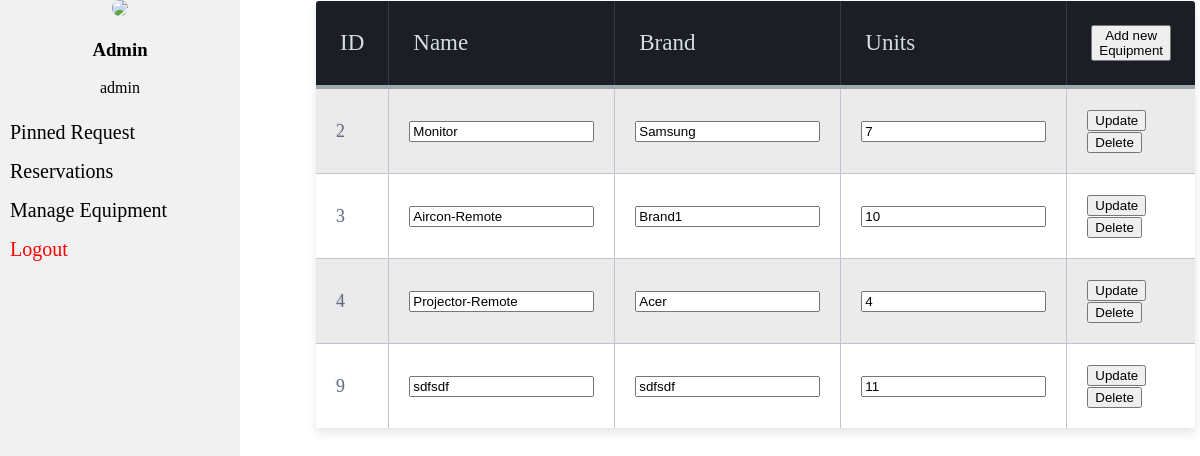
Screenshot of /admin.php?open=manage (signed in) with the database file from the repository.
### tables this page shows
CREATE TABLE `equipment` (
  `unit_id` int(11) NOT NULL,
  `unit_name` varchar(30) NOT NULL,
  `unit_brand` varchar(30) NOT NULL,
  `unit_count` int(11) NOT NULL
);

### includes/equipment.php (the view, shortened to what this page needs)
<table class="table-fill" id="table">
	<thead>
		<tr>
			<th class="text-left">ID</th>
			<th class="text-left">Name</th>
			<th class="text-left">Brand</th>
			<th class="text-left">Units</th>
			<th><button onclick="row();">Add new Equipment</button></th>
		</tr>
	</thead>
	<tbody class="table-hover">
			<?php
				$sql = "SELECT * FROM equipment";
				$result = mysqli_query($conn,$sql);
				while($data = $result->fetch_assoc()){
					echo '<form method="get" action="controller/actions.php">';
					echo "<tr>";
					echo "<td>" . $data['unit_id'] . "</td>";
					echo "<td><input name='unit_name' value='" . $data['unit_name'] . "'></td>";
					echo "<td><input name='unit_brand' value='" . $data['unit_brand'] . "'></td>";
					echo "<td><input type='number' name='unit_count' value='" . $data['unit_count'] . "'></td>";
					echo "<td><button type='submit' name='submit' value='update'>Update</button>";
					echo "<button type='submit' name='submit' value='delete'>Delete</button></td>";
					echo "</tr>";
					echo "</form>";
				}
			?>
	</tbody>
</table>

### css/admin-style.css (style rules this page uses)
body { margin: 0; }

### css/admin-manage.css (style rules this page uses)
.table-fill { background: white; border-radius:3px; border-collapse: collapse; height: 320px; margin: auto; padding:5px; width: 100%; box-shadow: 0 5px 10px rgba(0, 0, 0, 0.1); animation: float 5s infinite; }
th { color:#D5DDE5;; background:#1b1e24; border-bottom:4px solid #9ea7af; border-right: 1px solid #343a45; font-size:23px; font-weight: 100; padding:24px; text-align:left; text-shadow: 0 1px 1px rgba(0, 0, 0, 0.1); vertical-align:middle; }
th:first-child { border-top-left-radius:3px; }
th:last-child { border-top-right-radius:3px; border-right:none; }
tr { border-top: 1px solid #C1C3D1; border-bottom-: 1px solid #C1C3D1; color:#666B85; font-size:16px; font-weight:normal; text-shadow: 0 1px 1px rgba(256, 256, 256, 0.1); }
tr:first-child { border-top:none; }
tr:last-child { border-bottom:none; }
tr:nth-child(odd) td { background:#EBEBEB; }
tr:last-child td:first-child { border-bottom-left-radius:3px; }
tr:last-child td:last-child { border-bottom-right-radius:3px; }
td { background:#FFFFFF; padding:20px; text-align:left; vertical-align:middle; font-weight:300; font-size:18px; text-shadow: -1px -1px 1px rgba(0, 0, 0, 0.1); border-right: 1px solid #C1C3D1; }
td:last-child { border-right: 0px; }
th.text-left { text-align: left; }

### rows the page displays
equipment: unit_id "2", unit_name "Monitor", unit_brand "Samsung", unit_count "7"
equipment: unit_id "3", unit_name "Aircon-Remote", unit_brand "Brand1", unit_count "10"
equipment: unit_id "4", unit_name "Projector-Remote", unit_brand "Acer", unit_count "4"
equipment: unit_id "9", unit_name "sdfsdf", unit_brand "sdfsdf", unit_count "11"

### other values shown
$_SESSION['row']['name'] "Admin"
$_SESSION['row']['id_number'] "admin"
